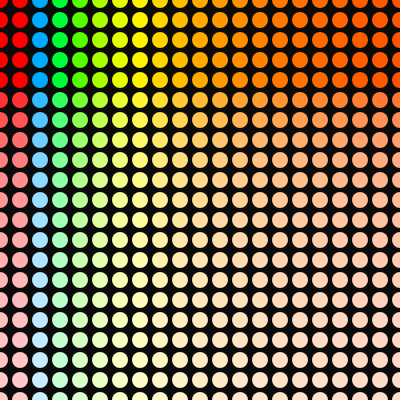
Frame 1 (no input)
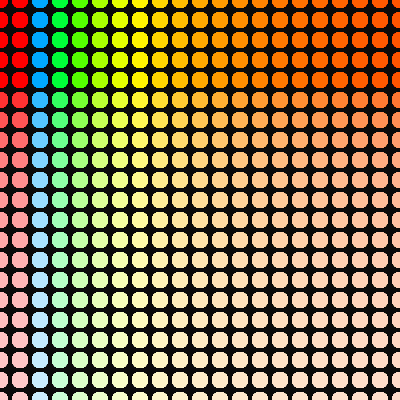
Frame 60 (no input)
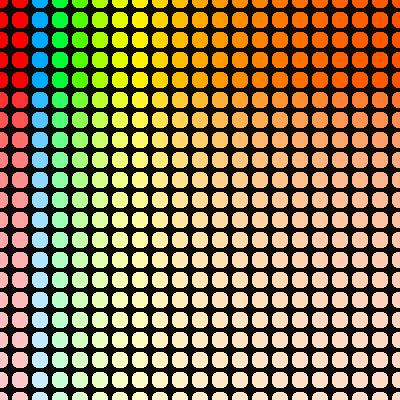
Frame 120 (the mouse pressed at the canvas centre since frame 60)

The p5.js sketch that drew these frames (run headless with seeded random() and noise() and a simulated clock; from frame 60 on, the mouse is pressed at the canvas centre):

// p5.js sketch
// ── sketch.js
function setup() {
  createCanvas(400, 400);
  background(10);
  colorMode(HSB);
}

function draw() {
  for (var a = 0; a < width/10; a ++) {
    for (var n = 0; n < height/10; n ++) {
      noStroke();
      fill(width / a, height / n, 100);
      ellipse(20*a, 20*n, width/25, height/25);
    }
  }
}
